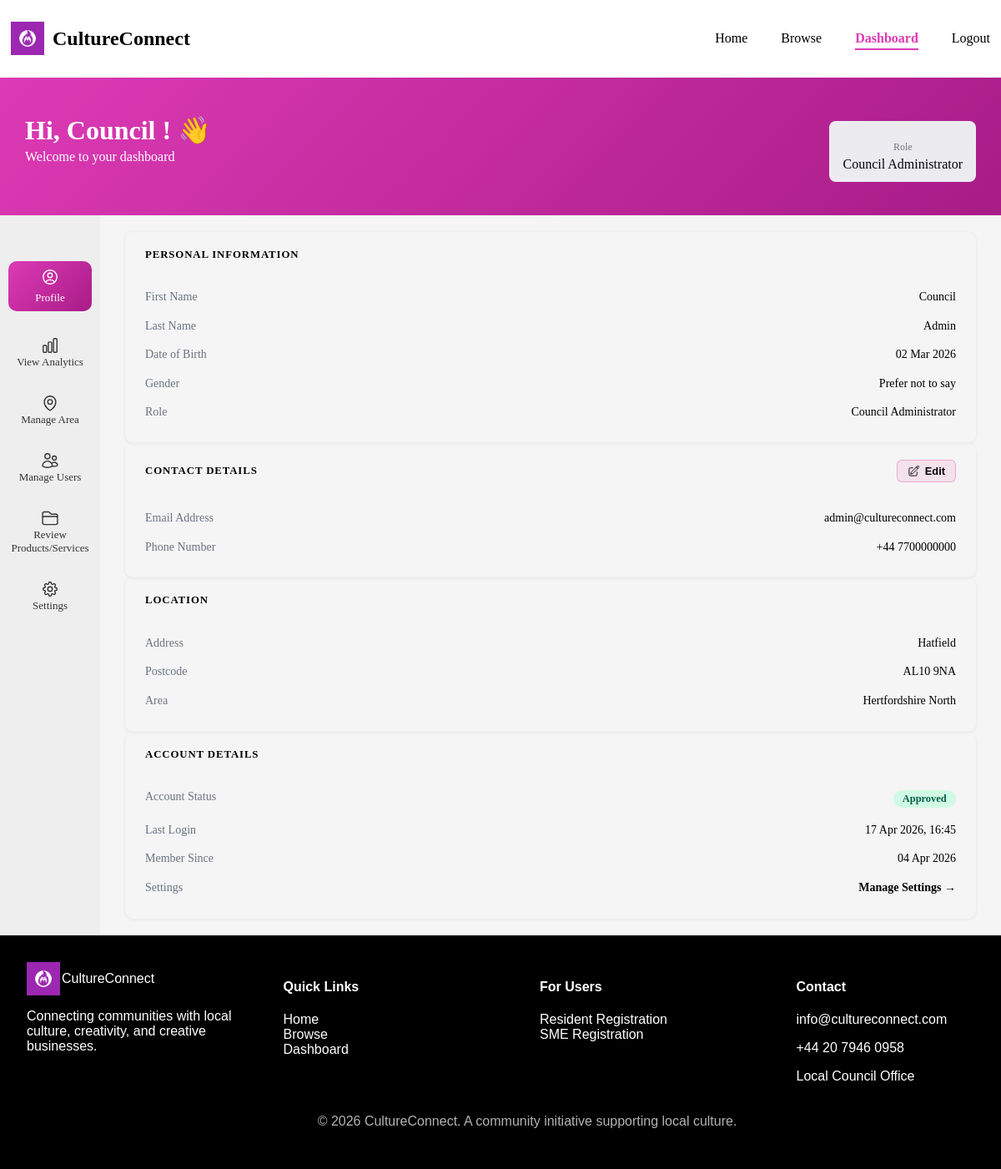
Before: /frontend/pages/dashboard.php?page=profile (signed in) with the older database file.
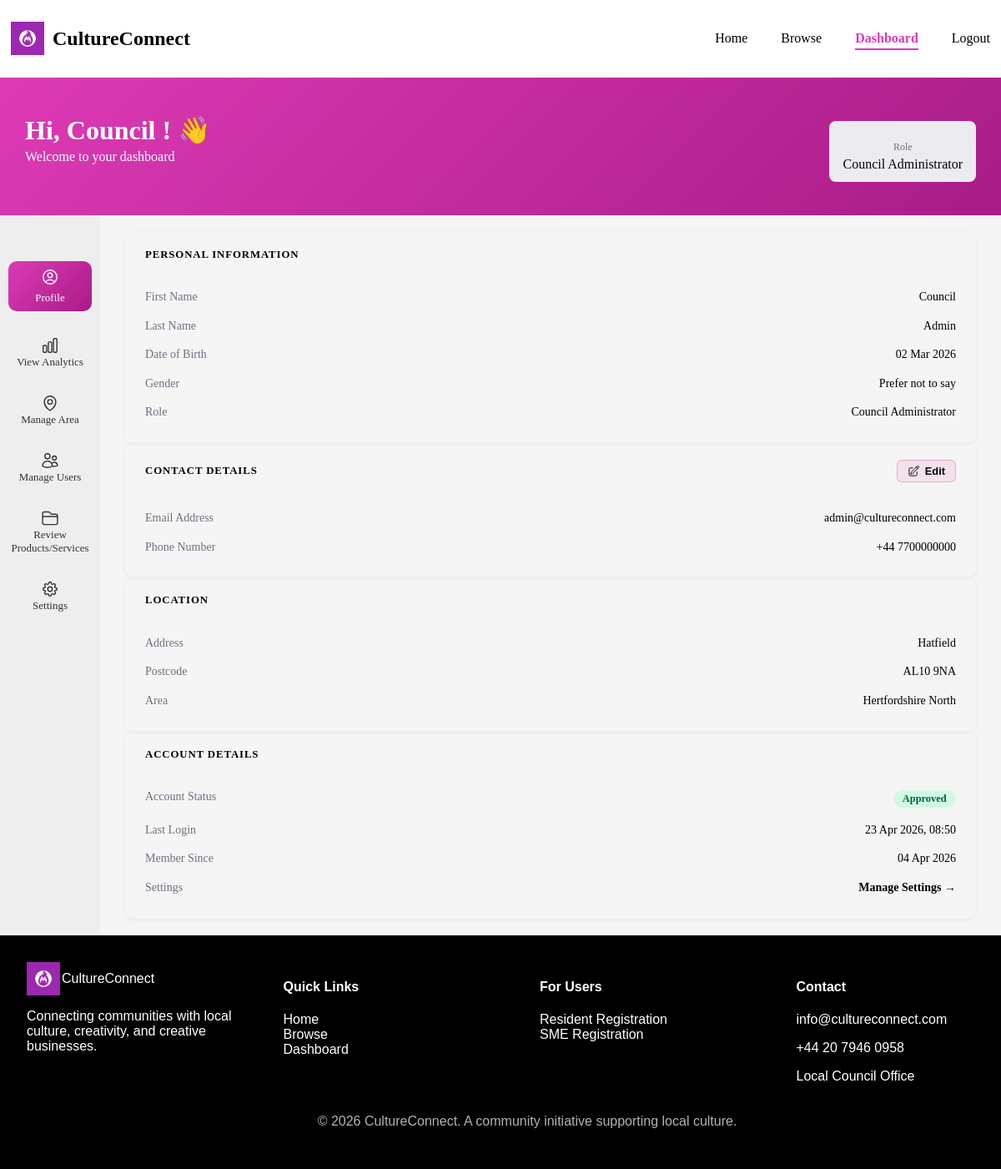
After: the same page with the newer database file.
### tables this page shows
CREATE TABLE `users` (
  `user_id` int(11) NOT NULL,
  `password_hash` varchar(255) NOT NULL,
  `last_login` timestamp NOT NULL DEFAULT current_timestamp(),
  `account_status` enum('pending','approved','rejected') NOT NULL DEFAULT 'pending',
  `role` varchar(50) NOT NULL,
  `email_address` varchar(100) NOT NULL
);

### frontend/pages/profile.php (the view, shortened to what the changed rows need)
<?php
$user_id = $_SESSION['user_id'];
$role    = $_SESSION['user_role'];
$prf_user_stmt = $conn->prepare("SELECT email_address, role, account_status, last_login FROM users WHERE user_id = ? LIMIT 1");
$prf_user_stmt->bind_param("i", $user_id);
$prf_user_stmt->execute();
$prf_user = $prf_user_stmt->get_result()->fetch_assoc();
$prf_profile   = [];
$prf_area_name = 'N/A';
if ($role === 'SME') {
    $prf_p_stmt = $conn->prepare("
        SELECT sp.business_name, sp.approval_status, sp.description,
               sp.phone, sp.created_at,
               a.area_name,
               psc.subcategory_name,
               pc.category_name
        FROM sme_profiles sp
        LEFT JOIN areas a                            ON sp.area_id        = a.area_id
        LEFT JOIN product_service_subcategories psc  ON sp.subcategory_id = psc.subcategory_id
        LEFT JOIN product_service_categories pc      ON psc.category_id   = pc.category_id
        WHERE sp.user_id = ?
        LIMIT 1
    ");
    $prf_p_stmt->bind_param("i", $user_id);
    $prf_p_stmt->execute();
    $prf_profile   = $prf_p_stmt->get_result()->fetch_assoc() ?? [];
    $prf_p_stmt->close();
    $prf_area_name = $prf_profile['area_name'] ?? 'N/A';
} else {
    $prf_p_stmt = $conn->prepare("
        SELECT rp.first_name, rp.last_name, rp.date_of_birth, rp.gender,
               rp.address, rp.phone, rp.postcode, rp.created_at,
               a.area_name
        FROM resident_profiles rp
        LEFT JOIN areas a ON rp.area_id = a.area_id
        WHERE rp.user_id = ?
        LIMIT 1
    ");
    $prf_p_stmt->bind_param("i", $user_id);
    $prf_p_stmt->execute();
    $prf_profile   = $prf_p_stmt->get_result()->fetch_assoc() ?? [];
    $prf_area_name = $prf_profile['area_name'] ?? 'N/A';
}
 function prf_safe(string $val): string {
    return htmlspecialchars($val, ENT_QUOTES, 'UTF-8');
}
$prf_status_map = [
    'approved' => ['label' => 'Approved', 'class' => 'prf-badge--approved'],
    'pending'  => ['label' => 'Pending',  'class' => 'prf-badge--pending'],
    'rejected' => ['label' => 'Rejected', 'class' => 'prf-badge--rejected'],
];
$prf_account_status = $prf_user['account_status'] ?? 'pending';
$prf_status_info    = $prf_status_map[$prf_account_status] ?? ['label' => ucfirst($prf_account_status), 'class' => 'prf-badge--pending'];
?>
        <div class="prf-card">
            <h3 class="prf-card-title">
                <?= $role === 'SME' ? 'Business Information' : 'Personal Information' ?>
            </h3>
            <?php if ($role === 'SME') : ?>
                <div class="prf-row">
                    <span class="prf-label">Business Name</span>
                    <span class="prf-value"><?= prf_safe($prf_profile['business_name'] ?? 'N/A') ?></span>
                </div>
                <div class="prf-row">
                    <span class="prf-label">Category</span>
                    <span class="prf-value"><?= prf_safe($prf_profile['category_name'] ?? 'N/A') ?></span>
                </div>
                <div class="prf-row">
                    <span class="prf-label">Subcategory</span>
                    <span class="prf-value"><?= prf_safe($prf_profile['subcategory_name'] ?? 'N/A') ?></span>
                </div>
                <div class="prf-row">
                    <span class="prf-label">Description</span>
                    <span class="prf-value prf-value--wrap"><?= prf_safe($prf_profile['description'] ?? 'N/A') ?></span>
                </div>
            <?php else : ?>
                <div class="prf-row">
                    <span class="prf-label">First Name</span>
                    <span class="prf-value"><?= prf_safe($prf_profile['first_name'] ?? 'N/A') ?></span>
                </div>
                <div class="prf-row">
                    <span class="prf-label">Last Name</span>
                    <span class="prf-value"><?= prf_safe($prf_profile['last_name'] ?? 'N/A') ?></span>
                </div>
                <div class="prf-row">
                    <span class="prf-label">Date of Birth</span>
                    <span class="prf-value">
                        <?= !empty($prf_profile['date_of_birth']) ? date('d M Y', strtotime($prf_profile['date_of_birth'])) : 'N/A' ?>
                    </span>
                </div>
                <div class="prf-row">
                    <span class="prf-label">Gender</span>
                    <span class="prf-value"><?= prf_safe($prf_profile['gender'] ?? 'N/A') ?></span>
                </div>
            <?php endif; ?>
            <div class="prf-row">
                <span class="prf-label">Role</span>
                <span class="prf-value"><?= prf_safe($role) ?></span>
            </div>
        </div>
        <div class="prf-card">
            <div class="prf-card-title-row">
                <h3 class="prf-card-title">Contact Details</h3>
                <button class="prf-edit-btn" onclick="prfOpenModal()">
                    Edit
                </button>
            </div>
            <div class="prf-row">
                <span class="prf-label">Email Address</span>
                <span class="prf-value" id="prf-display-email"><?= prf_safe($prf_user['email_address'] ?? 'N/A') ?></span>
            </div>
            <div class="prf-row">
                <span class="prf-label">Phone Number</span>
                <span class="prf-value" id="prf-display-phone"><?= prf_safe($prf_profile['phone'] ?? 'N/A') ?></span>
            </div>
        </div>
        <div class="prf-card">
            <h3 class="prf-card-title">Location</h3>
            <?php if ($role !== 'SME') : ?>
                <div class="prf-row">
                    <span class="prf-label">Address</span>
                    <span class="prf-value"><?= prf_safe($prf_profile['address'] ?? 'N/A') ?></span>
                </div>
                <div class="prf-row">
                    <span class="prf-label">Postcode</span>
                    <span class="prf-value"><?= prf_safe($prf_profile['postcode'] ?? 'N/A') ?></span>
                </div>
            <?php endif; ?>
            <div class="prf-row">
                <span class="prf-label">Area</span>
                <span class="prf-value"><?= prf_safe($prf_area_name) ?></span>
            </div>
        </div>
        <div class="prf-card">
            <h3 class="prf-card-title">Account Details</h3>
            <div class="prf-row">
                <span class="prf-label">Account Status</span>
                <span class="prf-value">
                    <span class="prf-badge <?= $prf_status_info['class'] ?>"><?= $prf_status_info['label'] ?></span>
                </span>
            </div>
            <div class="prf-row">
                <span class="prf-label">Last Login</span>
                <span class="prf-value">
                    <?= !empty($prf_user['last_login']) ? date('d M Y, H:i', strtotime($prf_user['last_login'])) : 'N/A' ?>
                </span>
            </div>
            <div class="prf-row">
                <span class="prf-label">Member Since</span>
                <span class="prf-value">
                    <?= !empty($prf_profile['created_at']) ? date('d M Y', strtotime($prf_profile['created_at'])) : 'N/A' ?>
                </span>
            </div>
            <div class="prf-row">
                <span class="prf-label">Settings</span>
                <span class="prf-value">
                    <a href="?page=settings" class="prf-settings-link">Manage Settings →</a>
                </span>
            </div>
        </div>
    </div>
</div>

Changed rows visible on the page:
changed users "admin@cultureconnect.com": last_login "17 Apr 2026, 16:45" → "23 Apr 2026, 08:50"
